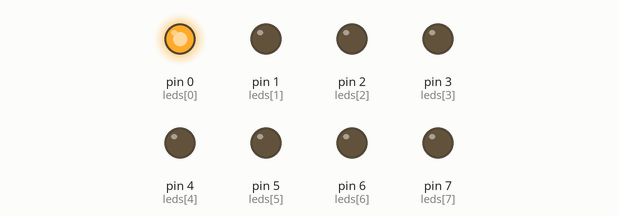
Simulated run of this sketch. Board: Arduino Uno, built with avr-gcc and run on an emulated ATmega328P. Parts: output pins drawn as LEDs (lit = HIGH).

Above: at 0.1 s.
At 0.5 s:
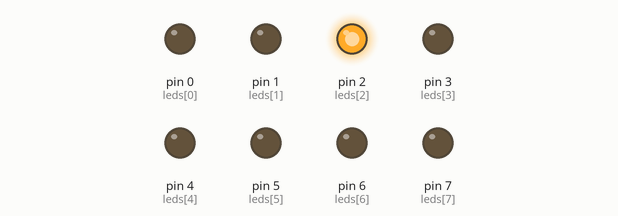
At 1.3 s:
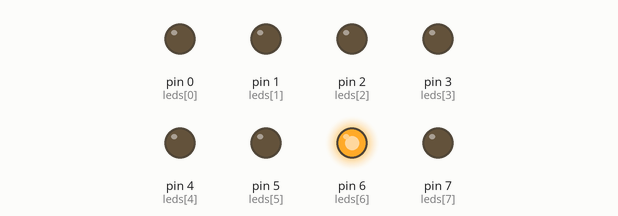
At 2.1 s:
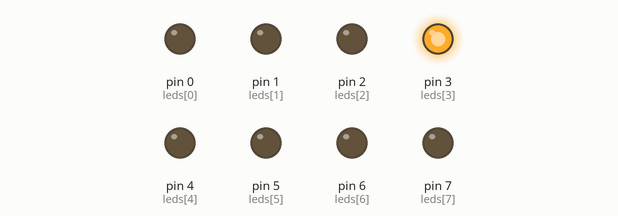
At 2.9 s:
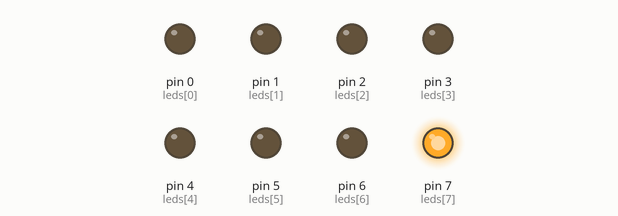
At 10.3 s:
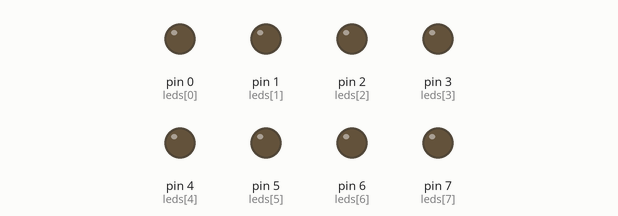
Timing chart, 0 to 10.6 s (numbered marks = the images above):
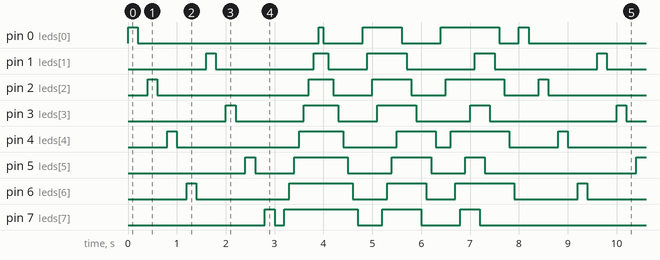

The sketch:

DeberMicros1.ino
```cpp
int i,j;
int leds[8]={0,1,2,3,4,5,6,7};
void setup() {
  // put your setup code here, to run once:
  for (i=0;i<8;i++) {
    pinMode(leds[i],OUTPUT);
  }
}

void loop() {
  // 1) Leds de numero par
  for (i=0;i<8;i+=2) {
    digitalWrite(leds[i],HIGH);
    delay(200);
    digitalWrite(leds[i],LOW);
    delay(200);
  }

  // 2) Leds de numero impar
  for (i=1;i<8;i+=2) {
    digitalWrite(leds[i],HIGH);
    delay(200);
    digitalWrite(leds[i],LOW);
    delay(200);
  }

  // 3) Leds secuenciales con encendido y apagado sostenido
  for (i=7;i>=0;i--) {
    digitalWrite(leds[i],HIGH);
    delay(100);
  }
  for (i=0;i<8;i++) {
    digitalWrite(leds[i],LOW);
    delay(100);
  }

  // 4)  Leds secuenciales con encendido y apagado sostenido
  for (i=0;i<4;i++) {
    digitalWrite(leds[i],HIGH);
    delay(100);
  }
  for (i=7;i>3;i--) {
    digitalWrite(leds[i],HIGH);
    delay(100);
  }
  for (i=0;i<4;i++) {
    digitalWrite(leds[i],LOW);
    delay(100);
  }
  for (i=7;i>3;i--) {
    digitalWrite(leds[i],LOW);
    delay(100);
  }

  // 5) Leds pares asc. - impares des.
  for (i=0;i<8;i+=2) {
    digitalWrite(leds[i],HIGH);
    delay(100);
  }
  for (i=7;i>=0;i-=2) {
    digitalWrite(leds[i],HIGH);
    delay(100);
  }
  for (i=7;i>=0;i-=2) {
    digitalWrite(leds[i],LOW);
    delay(100);
  }
  for (i=0;i<8;i+=2) {
    digitalWrite(leds[i],LOW);
    delay(100);
  }
}
```

Measured:
- by itself, pin 0 (leds[0]): repeats every 8.0 s: LOW 3.7 s, HIGH 0.10 s, LOW 0.80 s, HIGH 0.80 s, LOW 0.80 s, HIGH 1.2 s, LOW 0.40 s, HIGH 0.20 s
- by itself, pin 1 (leds[1]): repeats every 8.0 s: LOW 2.0 s, HIGH 0.30 s, LOW 0.80 s, HIGH 0.80 s, LOW 1.4 s, HIGH 0.40 s, LOW 2.1 s, HIGH 0.20 s
- by itself, pin 2 (leds[2]): repeats every 8.0 s: LOW 3.1 s, HIGH 0.50 s, LOW 0.80 s, HIGH 0.80 s, LOW 0.70 s, HIGH 1.2 s, LOW 0.70 s, HIGH 0.20 s
- by itself, pin 3 (leds[3]): repeats every 8.0 s: LOW 1.4 s, HIGH 0.70 s, LOW 0.80 s, HIGH 0.80 s, LOW 1.1 s, HIGH 0.40 s, LOW 2.6 s, HIGH 0.20 s
- by itself, pin 4 (leds[4]): repeats every 8.0 s: LOW 2.5 s, HIGH 0.90 s, LOW 1.1 s, HIGH 0.80 s, LOW 0.30 s, HIGH 1.2 s, LOW 1.0 s, HIGH 0.20 s
- by itself, pin 5 (leds[5]): repeats every 8.0 s: LOW 0.80 s, HIGH 1.1 s, LOW 0.90 s, HIGH 0.80 s, LOW 0.70 s, HIGH 0.40 s, LOW 3.1 s, HIGH 0.20 s
- by itself, pin 6 (leds[6]): repeats every 8.0 s: LOW 1.9 s, HIGH 1.3 s, LOW 0.70 s, HIGH 0.80 s, LOW 0.60 s, HIGH 1.2 s, LOW 1.3 s, HIGH 0.20 s
- by itself, pin 7 (leds[7]): repeats every 8.0 s: LOW 0.20 s, HIGH 1.5 s, LOW 0.50 s, HIGH 0.80 s, LOW 0.80 s, HIGH 0.40 s, LOW 3.6 s, HIGH 0.20 s
